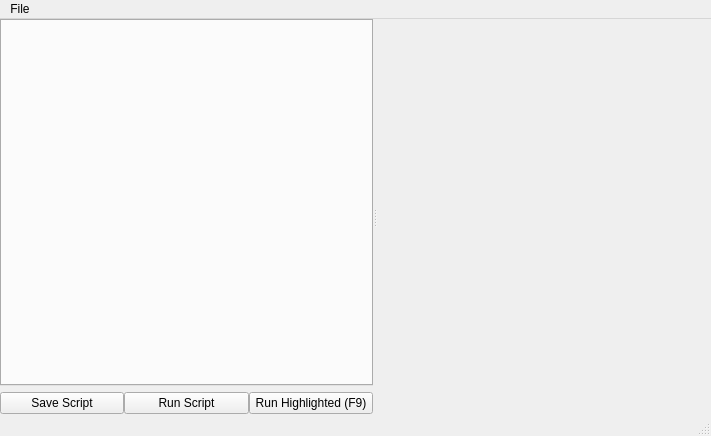
<?xml version="1.0" encoding="UTF-8"?>
<ui version="4.0">
 <class>MainWindow</class>
 <widget class="QMainWindow" name="MainWindow">
  <property name="geometry">
   <rect>
    <x>0</x>
    <y>0</y>
    <width>711</width>
    <height>436</height>
   </rect>
  </property>
  <property name="windowTitle">
   <string>MainWindow</string>
  </property>
  <widget class="QWidget" name="centralwidget">
   <layout class="QGridLayout" name="gridLayout">
    <property name="leftMargin">
     <number>0</number>
    </property>
    <property name="topMargin">
     <number>0</number>
    </property>
    <property name="rightMargin">
     <number>0</number>
    </property>
    <property name="bottomMargin">
     <number>0</number>
    </property>
    <property name="spacing">
     <number>0</number>
    </property>
    <item row="0" column="0">
     <widget class="QSplitter" name="splitter">
      <property name="childrenCollapsible">
       <bool>false</bool>
      </property>
      <widget class="QWidget" name="verticalLayoutWidget">
       <layout class="QVBoxLayout" name="verticalLayout">
        <property name="spacing">
         <number>6</number>
        </property>
        <item>
         <widget class="QTabWidget" name="scriptTabs">
          <property name="tabShape">
           <enum>QTabWidget::Triangular</enum>
          </property>
          <property name="currentIndex">
           <number>-1</number>
          </property>
          <property name="documentMode">
           <bool>false</bool>
          </property>
          <property name="tabsClosable">
           <bool>true</bool>
          </property>
          <property name="movable">
           <bool>true</bool>
          </property>
         </widget>
        </item>
        <item>
         <layout class="QHBoxLayout" name="horizontalLayout">
          <property name="spacing">
           <number>0</number>
          </property>
          <item>
           <widget class="QPushButton" name="saveButton">
            <property name="text">
             <string>Save Script</string>
            </property>
           </widget>
          </item>
          <item>
           <widget class="QPushButton" name="runButton">
            <property name="text">
             <string>Run Script</string>
            </property>
           </widget>
          </item>
          <item>
           <widget class="QPushButton" name="runSelectedButton">
            <property name="text">
             <string>Run Highlighted (F9)</string>
            </property>
           </widget>
          </item>
         </layout>
        </item>
       </layout>
      </widget>
      <widget class="QWidget" name="terminalWidget" native="true">
       <property name="minimumSize">
        <size>
         <width>250</width>
         <height>0</height>
        </size>
       </property>
      </widget>
     </widget>
    </item>
   </layout>
  </widget>
  <widget class="QMenuBar" name="menubar">
   <property name="geometry">
    <rect>
     <x>0</x>
     <y>0</y>
     <width>711</width>
     <height>21</height>
    </rect>
   </property>
   <widget class="QMenu" name="menuFile">
    <property name="title">
     <string>File</string>
    </property>
    <widget class="QMenu" name="menuLoad_Script">
     <property name="title">
      <string>Load Script</string>
     </property>
     <addaction name="actionFrom_Window"/>
     <addaction name="actionFrom_File"/>
    </widget>
    <widget class="QMenu" name="menuRecentScripts">
     <property name="title">
      <string>Recent Scripts</string>
     </property>
     <addaction name="actionNo_Recent_Scripts"/>
    </widget>
    <addaction name="actionNew_Script"/>
    <addaction name="menuRecentScripts"/>
    <addaction name="menuLoad_Script"/>
    <addaction name="actionSave_Script"/>
    <addaction name="actionChangeFontSize"/>
   </widget>
   <addaction name="menuFile"/>
  </widget>
  <widget class="QStatusBar" name="statusbar"/>
  <action name="actionNew_Script">
   <property name="text">
    <string>New Script</string>
   </property>
  </action>
  <action name="actionSave_Script">
   <property name="text">
    <string>Save Script</string>
   </property>
  </action>
  <action name="actionFrom_Window">
   <property name="text">
    <string>From Window</string>
   </property>
  </action>
  <action name="actionFrom_File">
   <property name="text">
    <string>From File</string>
   </property>
  </action>
  <action name="actionNo_Recent_Scripts">
   <property name="enabled">
    <bool>false</bool>
   </property>
   <property name="text">
    <string>No Recent Scripts</string>
   </property>
  </action>
  <action name="actionChangeFontSize">
   <property name="text">
    <string>Change Font Size</string>
   </property>
  </action>
 </widget>
 <resources/>
 <connections/>
</ui>
